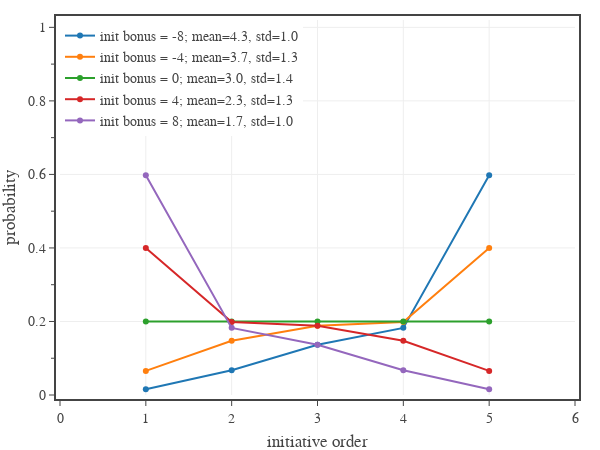

The notebook cell saved with this chart:
### Code cell
# Fig 5: Shows the probability of each initiative position for a PC relative to four monsters
# create figure
fig = go.Figure(
    layout=go.Layout(
        template=tfb.FIG_TEMPLATE,
        xaxis=dict(
            title_text='initiative order',
            range=[0, 6],
            tick0=0, dtick=1,
            minor=dict(tick0=0, dtick=1),
        ),
        yaxis=dict(
            title_text='probability',
            range=[0,1.02],
            #tickformat='.0%'
            tick0=0, dtick=0.2,
            minor=dict(tick0=0, dtick=0.1),
        ),
        legend=dict(
            xanchor='left', yanchor='top',
            x=0.00, y=1.00,
            orientation='v',
            tracegroupgap=0,
        )
    )
)

n_enemies = 4
enemy_init_mod = 0
init_mods = [-8, -4, 0, 4, 8]
for init_mod in init_mods:
    combatants = {
        'A': init_mod, 
        'B': 0, 'C': 0, 'D': 0, 'E': 0,
    }
    order = np.array(list(range(1, len(combatants)+1)))
    probs = np.array([init_prob_position(combatants, combatant='A', position=i) for i in order])
    p_ave = np.dot(order, probs)
    p_sig = np.sqrt(np.dot((order - p_ave)**2, probs))
    fig.add_trace(go.Scatter(
        x=order,
        y=probs,
        name=f'init bonus = {init_mod:.0f}; mean={p_ave:.1f}, std={p_sig:.1f}',
        hovertemplate=
            f'<b>init bonus = {init_mod:.0f}</b><br>'+
            'position %{x:.0f}<br>'+
            'probability %{y:.1%}<extra></extra>',
    ))

# show figure
fig.update_layout(width=600, height=450)
fig.show(config=tfb.FIG_CONFIG)

# save figures
if SAVEFIGS:
    fig.update_layout(autosize=True, width=None, height=None)
    tfb.save_fig_html(fig, format='large', name=f'./fig-general-position-example-use-large')
    tfb.save_fig_html(fig, format='small', name=f'./fig-general-position-example-use-small')

### Figure 1 — Plotly figure (JSON) as saved in the notebook; plotly's stock layout.template omitted (floating-point values rounded to 4 significant figures)
{"data": [{"hovertemplate": "<b>init bonus = -8</b><br>position %{x:.0f}<br>probability %{y:.1%}<extra></extra>", "name": "init bonus = -8; mean=4.3, std=1.0", "type": "scatter", "x": [1, 2, 3, 4, 5], "y": [0.01555, 0.06739, 0.1365, 0.1826, 0.598]}, {"hovertemplate": "<b>init bonus = -4</b><br>position %{x:.0f}<br>probability %{y:.1%}<extra></extra>", "name": "init bonus = -4; mean=3.7, std=1.3", "type": "scatter", "x": [1, 2, 3, 4, 5], "y": [0.06554, 0.1475, 0.1884, 0.1987, 0.3999]}, {"hovertemplate": "<b>init bonus = 0</b><br>position %{x:.0f}<br>probability %{y:.1%}<extra></extra>", "name": "init bonus = 0; mean=3.0, std=1.4", "type": "scatter", "x": [1, 2, 3, 4, 5], "y": [0.2, 0.2, 0.2, 0.2, 0.2]}, {"hovertemplate": "<b>init bonus = 4</b><br>position %{x:.0f}<br>probability %{y:.1%}<extra></extra>", "name": "init bonus = 4; mean=2.3, std=1.3", "type": "scatter", "x": [1, 2, 3, 4, 5], "y": [0.3999, 0.1987, 0.1884, 0.1475, 0.06554]}, {"hovertemplate": "<b>init bonus = 8</b><br>position %{x:.0f}<br>probability %{y:.1%}<extra></extra>", "name": "init bonus = 8; mean=1.7, std=1.0", "type": "scatter", "x": [1, 2, 3, 4, 5], "y": [0.598, 0.1826, 0.1365, 0.06739, 0.01555]}], "layout": {"height": 450, "legend": {"orientation": "v", "tracegroupgap": 0, "x": 0, "xanchor": "left", "y": 1, "yanchor": "top"}, "width": 600, "xaxis": {"dtick": 1, "minor": {"dtick": 1, "tick0": 0}, "range": [0, 6], "tick0": 0, "title": {"text": "initiative order"}}, "yaxis": {"dtick": 0.2, "minor": {"dtick": 0.1, "tick0": 0}, "range": [0, 1.02], "tick0": 0, "title": {"text": "probability"}}}}
